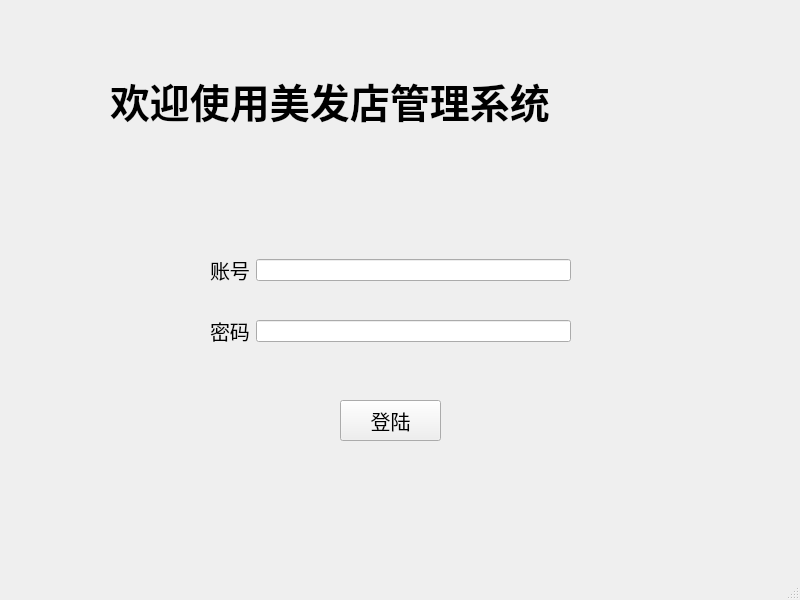
<?xml version="1.0" encoding="UTF-8"?>
<ui version="4.0">
 <class>LoginWindow</class>
 <widget class="QMainWindow" name="LoginWindow">
  <property name="geometry">
   <rect>
    <x>0</x>
    <y>0</y>
    <width>800</width>
    <height>600</height>
   </rect>
  </property>
  <property name="minimumSize">
   <size>
    <width>800</width>
    <height>600</height>
   </size>
  </property>
  <property name="maximumSize">
   <size>
    <width>800</width>
    <height>600</height>
   </size>
  </property>
  <property name="windowTitle">
   <string>美发店管理系统</string>
  </property>
  <widget class="QWidget" name="centralwidget">
   <widget class="QLabel" name="label">
    <property name="geometry">
     <rect>
      <x>110</x>
      <y>60</y>
      <width>571</width>
      <height>81</height>
     </rect>
    </property>
    <property name="font">
     <font>
      <family>方正小标宋简体</family>
      <pointsize>30</pointsize>
      <weight>75</weight>
      <bold>true</bold>
     </font>
    </property>
    <property name="text">
     <string>欢迎使用美发店管理系统</string>
    </property>
   </widget>
   <widget class="QPushButton" name="pushButton">
    <property name="geometry">
     <rect>
      <x>340</x>
      <y>400</y>
      <width>101</width>
      <height>41</height>
     </rect>
    </property>
    <property name="font">
     <font>
      <family>方正小标宋简体</family>
      <pointsize>15</pointsize>
     </font>
    </property>
    <property name="text">
     <string>登陆</string>
    </property>
   </widget>
   <widget class="QWidget" name="layoutWidget">
    <property name="geometry">
     <rect>
      <x>210</x>
      <y>230</y>
      <width>361</width>
      <height>141</height>
     </rect>
    </property>
    <layout class="QGridLayout" name="gridLayout">
     <item row="0" column="0">
      <widget class="QLabel" name="label_2">
       <property name="font">
        <font>
         <family>方正小标宋简体</family>
         <pointsize>15</pointsize>
        </font>
       </property>
       <property name="text">
        <string>账号</string>
       </property>
      </widget>
     </item>
     <item row="0" column="1">
      <widget class="QLineEdit" name="userName"/>
     </item>
     <item row="1" column="0">
      <widget class="QLabel" name="label_3">
       <property name="font">
        <font>
         <family>方正小标宋简体</family>
         <pointsize>15</pointsize>
        </font>
       </property>
       <property name="text">
        <string>密码</string>
       </property>
      </widget>
     </item>
     <item row="1" column="1">
      <widget class="QLineEdit" name="password">
       <property name="inputMethodHints">
        <set>Qt::ImhHiddenText|Qt::ImhNoAutoUppercase|Qt::ImhNoPredictiveText|Qt::ImhSensitiveData</set>
       </property>
       <property name="frame">
        <bool>true</bool>
       </property>
       <property name="echoMode">
        <enum>QLineEdit::Password</enum>
       </property>
       <property name="dragEnabled">
        <bool>false</bool>
       </property>
       <property name="readOnly">
        <bool>false</bool>
       </property>
      </widget>
     </item>
    </layout>
   </widget>
  </widget>
  <widget class="QMenuBar" name="menubar">
   <property name="geometry">
    <rect>
     <x>0</x>
     <y>0</y>
     <width>800</width>
     <height>26</height>
    </rect>
   </property>
  </widget>
  <widget class="QStatusBar" name="statusbar"/>
 </widget>
 <resources/>
 <connections/>
</ui>
